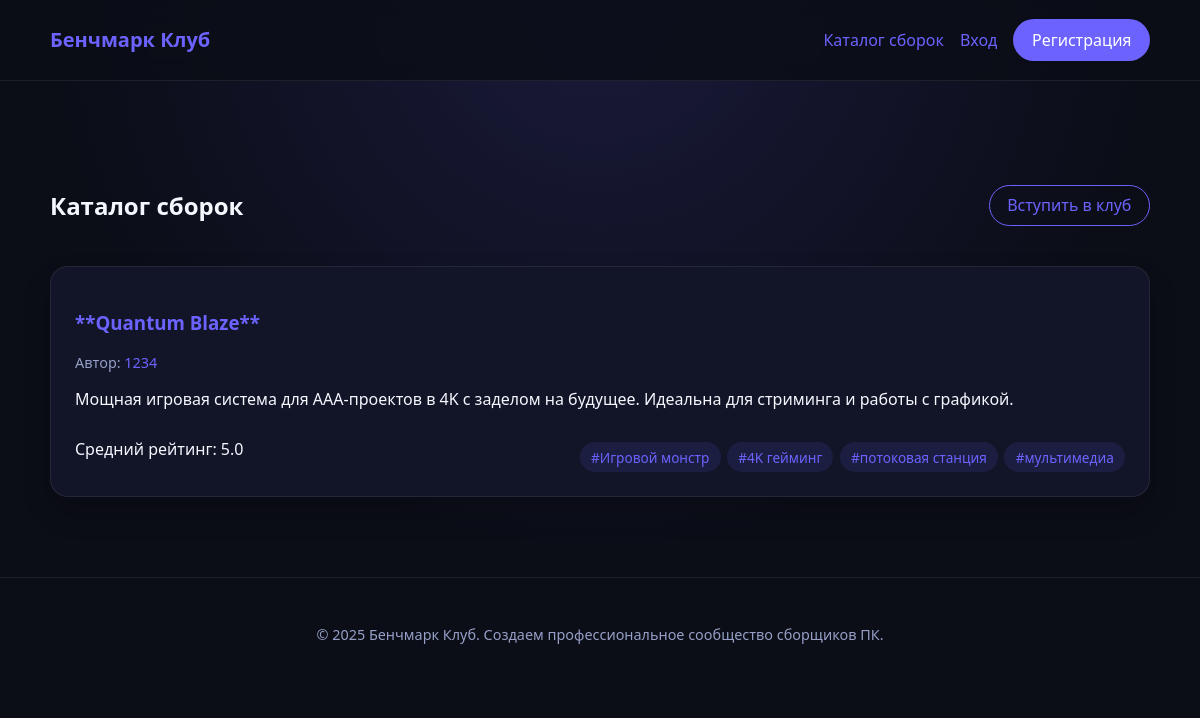
The page /builds/ on the database its author committed.
### app/models.py (models this page shows, shortened)
class Build(db.Model):
    __tablename__ = "builds"
    id = db.Column(db.Integer, primary_key=True)
    title = db.Column(db.String(120), nullable=False)
    description = db.Column(db.Text, nullable=False)
    hardware_summary = db.Column(db.Text, nullable=False)
    is_published = db.Column(db.Boolean, default=False, nullable=False)
    is_anonymous = db.Column(db.Boolean, default=False, nullable=False)
    cover_image = db.Column(db.String(255))
    created_at = db.Column(db.DateTime, default=datetime.utcnow, nullable=False)
    updated_at = db.Column(
        db.DateTime, default=datetime.utcnow, onupdate=datetime.utcnow
    )
    author_id = db.Column(db.Integer, db.ForeignKey("users.id"), nullable=False)
    author = db.relationship("User", back_populates="builds")
    tags = db.relationship("Tag", secondary=build_tags, back_populates="builds")
    comments = db.relationship(
        "BuildComment", back_populates="build", cascade="all,delete-orphan"
    )
    ratings = db.relationship(
        "BuildRating", back_populates="build", cascade="all,delete-orphan"
    )
    components = db.relationship(
        "BuildComponent", back_populates="build", cascade="all,delete-orphan"
    )
    benchmarks = db.relationship(
        "BenchmarkResult", back_populates="build", cascade="all,delete-orphan"
    )
    def average_rating(self) -> float | None:
        if not self.ratings:
            return None
        return sum(r.score for r in self.ratings) / len(self.ratings)
    def display_author_name(self) -> str:
        if self.is_anonymous:
            return "Анонимный конструктор"
        return self.author.display_name
    def allow_profile_link(self) -> bool:
        return not self.is_anonymous

class User(UserMixin, db.Model):
    __tablename__ = "users"
    id = db.Column(db.Integer, primary_key=True)
    phone_number = db.Column(db.String(20), unique=True, nullable=False, index=True)
    display_name = db.Column(db.String(80), nullable=False)
    email = db.Column(db.String(120), unique=True)
    password_hash = db.Column(db.String(255), nullable=False)
    role = db.Column(db.Enum(Role), default=Role.MEMBER, nullable=False)
    bio = db.Column(db.Text)
    created_at = db.Column(db.DateTime, default=datetime.utcnow, nullable=False)
    builds = db.relationship("Build", back_populates="author", cascade="all,delete")
    comments = db.relationship(
        "BuildComment", back_populates="author", cascade="all,delete"
    )
    ratings = db.relationship(
        "BuildRating", back_populates="reviewer", cascade="all,delete"
    )
    achievements = db.relationship(
        "UserAchievement", back_populates="user", cascade="all,delete"
    )
    subscriptions = db.relationship(
        "Subscription",
        foreign_keys="Subscription.follower_id",
        back_populates="follower",
        cascade="all,delete",
    )
    followers = db.relationship(
        "Subscription",
        foreign_keys="Subscription.followed_id",
        back_populates="followed",
        cascade="all,delete",
    )
    benchmarks = db.relationship(
        "BenchmarkResult", back_populates="user", cascade="all,delete"
    )

class BuildRating(db.Model):
    __tablename__ = "build_ratings"
    id = db.Column(db.Integer, primary_key=True)
    score = db.Column(db.Integer, nullable=False)
    feedback = db.Column(db.Text)
    created_at = db.Column(db.DateTime, default=datetime.utcnow, nullable=False)
    build_id = db.Column(db.Integer, db.ForeignKey("builds.id"), nullable=False)
    reviewer_id = db.Column(db.Integer, db.ForeignKey("users.id"), nullable=False)
    is_anonymous = db.Column(db.Boolean, default=False, nullable=False)
    build = db.relationship("Build", back_populates="ratings")
    reviewer = db.relationship("User", back_populates="ratings")
    __table_args__ = (
        db.CheckConstraint("score BETWEEN 1 AND 5", name="check_rating_range"),
        db.UniqueConstraint(
            "build_id", "reviewer_id", name="uniq_build_reviewer_rating"
        ),
    )

class Tag(db.Model):
    __tablename__ = "tags"
    id = db.Column(db.Integer, primary_key=True)
    name = db.Column(db.String(50), unique=True, nullable=False)
    builds = db.relationship("Build", secondary=build_tags, back_populates="tags")

### app/routes.py (the view)
@builds_bp.route("/")
def catalog():
    tag = request.args.get("tag")
    query = Build.query.filter_by(is_published=True)
    if tag:
        query = query.join(Build.tags).filter(Tag.name == tag)
    builds = query.order_by(Build.created_at.desc()).all()
    return render_template("builds/catalog.html", builds=builds, tag=tag)

### app/__init__.py (called while the page is built)
def _register_context_processors(app: Flask) -> None:
    @app.context_processor
    def inject_globals():
        return {"current_year": datetime.utcnow().year}

### app/templates/builds/catalog.html (shortened to what this page needs)
{% extends "base.html" %}
{% block content %}
  <section class="grid">
    <div class="header-row">
      <h1>Каталог сборок</h1>
      {% if current_user.is_authenticated %}
        <a class="btn btn-accent" href="{{ url_for('builds.create') }}">Добавить сборку</a>
      {% else %}
        <a class="btn" href="{{ url_for('auth.register') }}">Вступить в клуб</a>
      {% endif %}
    </div>
    <div class="cards-grid">
      {% for build in builds %}
        <article class="card">
          <h3><a href="{{ url_for('builds.detail', build_id=build.id) }}">{{ build.title }}</a></h3>
          <p class="card__meta">
            Автор:
            {% if build.allow_profile_link() %}
              <a href="{{ url_for('main.expert_profile', user_id=build.author_id) }}">{{ build.display_author_name() }}</a>
            {% else %}
              {{ build.display_author_name() }}
            {% endif %}
          </p>
          <p>{{ build.description|truncate(180) }}</p>
          <div class="card__footer">
            <span>Средний рейтинг: {{ '%.1f'|format(build.average_rating()) if build.average_rating() else '—' }}</span>
            <div class="tags">
              {% for tag in build.tags %}
                <a class="tag" href="{{ url_for('builds.catalog', tag=tag.name) }}">#{{ tag.name }}</a>
              {% endfor %}
            </div>
          </div>
        </article>
      {% else %}
        <p>Пока нет опубликованных сборок.</p>
      {% endfor %}
    </div>
  </section>
{% endblock %}

### app/static/css/styles.css (style rules this page uses)
:root { color-scheme: dark; --bg: #0b0d17; --surface: #111527; --surface-alt: #161b33; --text: #f5f7ff; --muted: #96a0c6; --accent: #6c63ff; --accent-hover: #867dff; --danger: #ff5c8a; --success: #4bd582; --border: rgba(255, 255, 255, 0.08); font-family: "Segoe UI", system-ui, -apple-system, sans-serif; }
body { margin: 0; background: radial-gradient(circle at top, rgba(108, 99, 255, 0.15), transparent 55%), var(--bg); color: var(--text); min-height: 100vh; }
a { color: var(--accent); text-decoration: none; }
.btn { display: inline-block; padding: 0.55rem 1.1rem; border-radius: 999px; border: 1px solid var(--accent); color: var(--accent); transition: all 0.2s ease-in-out; }
.card { background: var(--surface); border: 1px solid var(--border); border-radius: 18px; padding: 1.5rem; box-shadow: 0 15px 30px rgba(0, 0, 0, 0.15); }
.card__meta { color: var(--muted); font-size: 0.9rem; }
.card__footer { margin-top: 1rem; display: flex; justify-content: space-between; align-items: center; flex-wrap: wrap; gap: 0.5rem; }
.grid { margin-top: 3rem; display: grid; gap: 1.5rem; }
.cards-grid { display: grid; gap: 1.5rem; grid-template-columns: repeat(auto-fit, minmax(260px, 1fr)); }
.header-row { display: flex; align-items: center; justify-content: space-between; flex-wrap: wrap; gap: 1rem; }
.tags { display: flex; gap: 0.4rem; flex-wrap: wrap; margin-top: 1rem; }
.tag { padding: 0.35rem 0.7rem; border-radius: 999px; background: rgba(108, 99, 255, 0.12); color: var(--accent); font-size: 0.85rem; }

### rows shown on the page
Build: title "**Quantum Blaze**", display_author_name "1234", description "Мощная игровая система для AAA-проектов в 4K с заделом на будущее. Идеальна для стриминга и работы с графикой."
BuildRating: score "5.0"
Tag: name "Игровой монстр"
Tag: name "4K гейминг"
Tag: name "потоковая станция"
Tag: name "мультимедиа"
